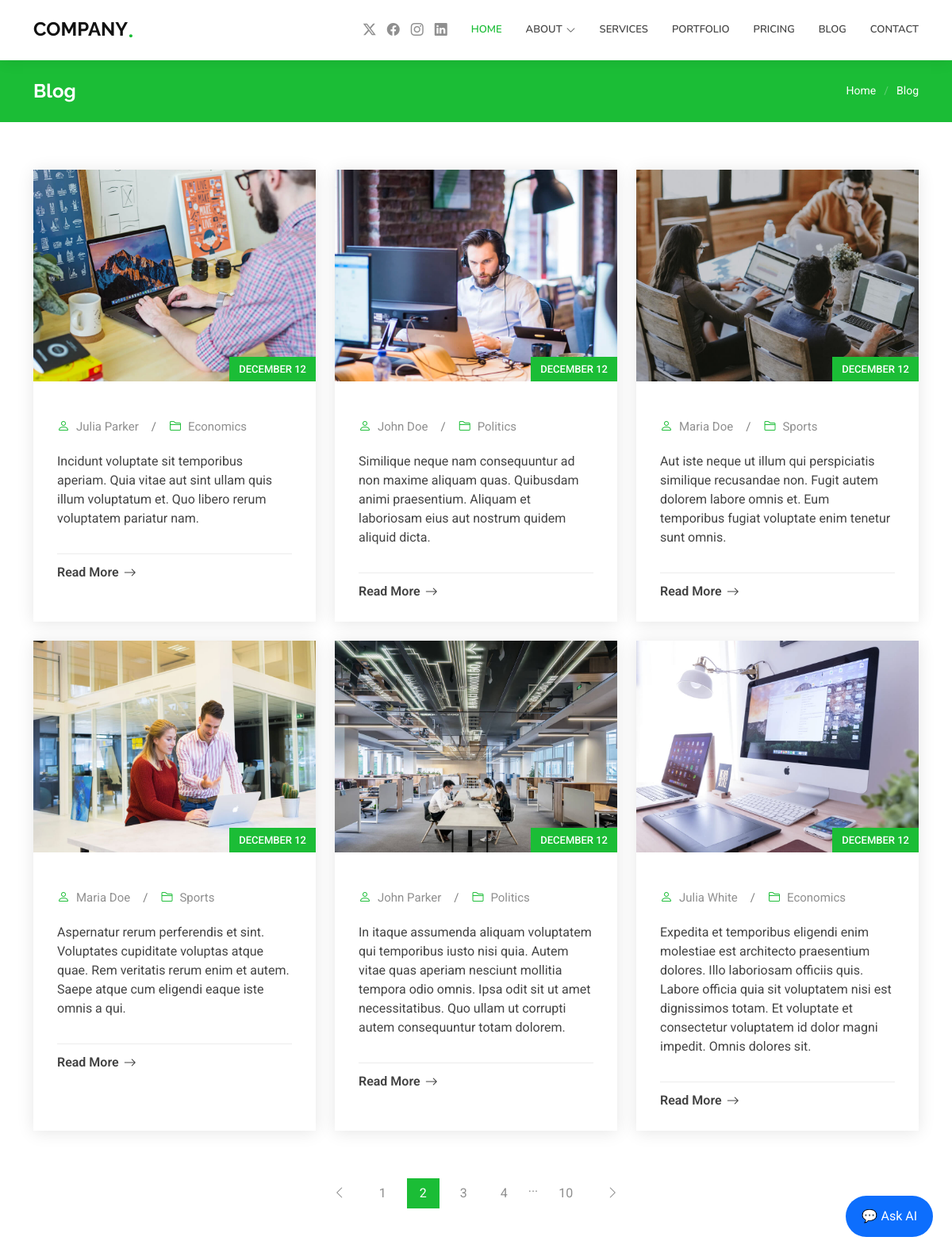
Screenshot of /blog/ with the database file from the repository.
### index/models.py (models this page shows, shortened)
class article(models.Model):
    title=models.CharField(max_length=100,blank=False)
    image=models.ImageField(upload_to='article/',blank=False)
    discpription1=models.TextField(max_length=300,blank=False)
    name=models.CharField(max_length=100,blank=False)
    role=models.CharField(max_length=100,blank=False)
    dis=models.TextField(max_length=300,blank=False)

### index/views.py (the view)
# urls.py: 2. Add a URL to urlpatterns:  path('blog/', include('blog.urls'))
def blog(request):
    articledata=article.objects.all()
    context={
        'article':articledata
    }
    return render(request,'blog.html',context)

### templates/blog.html (shortened to what this page needs)
{% load static %}
{% include 'layouts.html' %}
{% block mainsection1 %}
    <div class="page-title accent-background">
      <div class="container d-lg-flex justify-content-between align-items-center">
        <h1 class="mb-2 mb-lg-0">Blog</h1>
        <nav class="breadcrumbs">
          <ol>
            <li><a href="index.html">Home</a></li>
            <li class="current">Blog</li>
          </ol>
        </nav>
      </div>
    </div>
    <section id="blog-posts" class="blog-posts section">
      <div class="container">
        <div class="row gy-4">
          {% for row3 in article %}
          <div class="col-lg-4">
            <article class="position-relative h-100">
              <div class="post-img position-relative overflow-hidden">
                <img src="{{row3.image.url}}" class="img-fluid" alt="">
                <span class="post-date">December 12</span>
              </div>
              <div class="post-content d-flex flex-column">
                <div class="meta d-flex align-items-center">
                  <div class="d-flex align-items-center">
                    <i class="bi bi-person"></i> <span class="ps-2">{{row3.name}}</span>
                  </div>
                  <span class="px-3 text-black-50">/</span>
                  <div class="d-flex align-items-center">
                    <i class="bi bi-folder2"></i> <span class="ps-2">{{row3.role}}</span>
                  </div>
                </div>
                <p>
                  {{row3.dis}}
                </p>
                <hr>
                <a href="blog-details.html" class="readmore stretched-link"><span>Read More</span><i class="bi bi-arrow-right"></i></a>
              </div>
            </article>
          </div>
          {% endfor %}
        </div>
      </div>
    </section>
    <section id="blog-pagination" class="blog-pagination section">
      <div class="container">
        <div class="d-flex justify-content-center">
          <ul>
            <li><a href="#"><i class="bi bi-chevron-left"></i></a></li>
            <li><a href="#">1</a></li>
            <li><a href="#" class="active">2</a></li>
            <li><a href="#">3</a></li>
            <li><a href="#">4</a></li>
            <li>...</li>
            <li><a href="#">10</a></li>
            <li><a href="#"><i class="bi bi-chevron-right"></i></a></li>
          </ul>
        </div>
      </div>
    </section>
  {% endblock %}

### static/css/main.css (style rules this page uses)
:root { --default-font: "Roboto", system-ui, -apple-system, "Segoe UI", Roboto, "Helvetica Neue", Arial, "Noto Sans", "Liberation Sans", sans-serif, "Apple Color Emoji", "Segoe UI Emoji", "Segoe UI Symbol", "Noto Color Emoji"; --heading-font: "Raleway", sans-serif; --nav-font: "Nunito", sans-serif; }
:root { --background-color: #ffffff; --default-color: #444444; --heading-color: #111111; --accent-color: #1bbd36; --surface-color: #ffffff; --contrast-color: #ffffff; }
:root { --nav-color: #444444; --nav-hover-color: #1bbd36; --nav-mobile-background-color: #ffffff; --nav-dropdown-background-color: #ffffff; --nav-dropdown-color: #444444; --nav-dropdown-hover-color: #1bbd36; }
.accent-background { --background-color: #1bbd36; --default-color: #ffffff; --heading-color: #ffffff; --accent-color: #ffffff; --surface-color: #2ae149; --contrast-color: #ffffff; }
:root { scroll-behavior: smooth; }
body { color: var(--default-color); background-color: var(--background-color); font-family: var(--default-font); }
a { color: var(--accent-color); text-decoration: none; transition: 0.3s; }
h1, h2, h3, h4, h5, h6 { color: var(--heading-color); font-family: var(--heading-font); }
.page-title { color: var(--default-color); background-color: var(--background-color); padding: 25px 0; position: relative; }
.page-title h1 { font-size: 24px; font-weight: 700; }
.page-title .breadcrumbs ol { display: flex; flex-wrap: wrap; list-style: none; padding: 0; margin: 0; font-size: 14px; font-weight: 400; }
.page-title .breadcrumbs ol li+li { padding-left: 10px; }
.page-title .breadcrumbs ol li+li::before { content: "/"; display: inline-block; padding-right: 10px; color: color-mix(in srgb, var(--default-color), transparent 70%); }
section, .section { color: var(--default-color); background-color: var(--background-color); padding: 60px 0; scroll-margin-top: 100px; overflow: clip; }
.blog-posts article { background-color: var(--surface-color); box-shadow: 0px 2px 20px rgba(0, 0, 0, 0.1); transition: 0.3s; }
.blog-posts .post-img img { transition: 0.5s; }
.blog-posts .post-date { background-color: var(--accent-color); color: var(--contrast-color); position: absolute; right: 0; bottom: 0; text-transform: uppercase; font-size: 13px; padding: 6px 12px; font-weight: 500; }
.blog-posts .post-content { padding: 30px; }
.blog-posts .meta i { font-size: 16px; color: var(--accent-color); }
.blog-posts .meta span { font-size: 15px; color: color-mix(in srgb, var(--default-color), transparent 40%); }
.blog-posts p { margin-top: 20px; }
.blog-posts hr { color: color-mix(in srgb, var(--default-color), transparent 60%); margin-bottom: 15px; }
.blog-posts .readmore { display: flex; align-items: center; font-weight: 600; line-height: 1; transition: 0.3s; color: color-mix(in srgb, var(--heading-color), transparent 20%); }
.blog-posts .readmore i { line-height: 0; margin-left: 6px; font-size: 16px; }
.blog-pagination { padding-top: 0; color: color-mix(in srgb, var(--default-color), transparent 40%); }
.blog-pagination ul { display: flex; padding: 0; margin: 0; list-style: none; }
.blog-pagination li { margin: 0 5px; transition: 0.3s; }
.blog-pagination li a { color: color-mix(in srgb, var(--default-color), transparent 40%); padding: 7px 16px; display: flex; align-items: center; justify-content: center; }
.blog-pagination li a.active, .blog-pagination li a:hover { background: var(--accent-color); color: var(--contrast-color); }

### rows the page displays
article: image (picture), name "Julia Parker", role "Economics", dis "Incidunt voluptate sit temporibus aperiam. Quia vitae aut sint ullam quis illum voluptatum et. Quo libero rerum voluptatem pariatur nam."
article: image (picture), name "John Doe", role "Politics", dis "Similique neque nam consequuntur ad non maxime aliquam quas. Quibusdam animi praesentium. Aliquam et laboriosam eius aut nostrum quidem aliquid dicta."
article: image (picture), name "Maria Doe", role "Sports", dis "Aut iste neque ut illum qui perspiciatis similique recusandae non. Fugit autem dolorem labore omnis et. Eum temporibus fugiat voluptate enim tenetur sunt omnis."
article: image (picture), name "Maria Doe", role "Sports", dis "Aspernatur rerum perferendis et sint. Voluptates cupiditate voluptas atque quae. Rem veritatis rerum enim et autem. Saepe atque cum eligendi eaque iste omnis a qui."
article: image (picture), name "John Parker", role "Politics", dis "In itaque assumenda aliquam voluptatem qui temporibus iusto nisi quia. Autem vitae quas aperiam nesciunt mollitia tempora odio omnis. Ipsa odit sit ut amet necessitatibus. Quo ullam ut corrupti autem consequuntur totam dolorem."
article: image (picture), name "Julia White", role "Economics", dis "Expedita et temporibus eligendi enim molestiae est architecto praesentium dolores. Illo laboriosam officiis quis. Labore officia quia sit voluptatem nisi est dignissimos totam. Et voluptate et consectetur voluptatem id dolor magni impedit. Omnis dolores sit."
